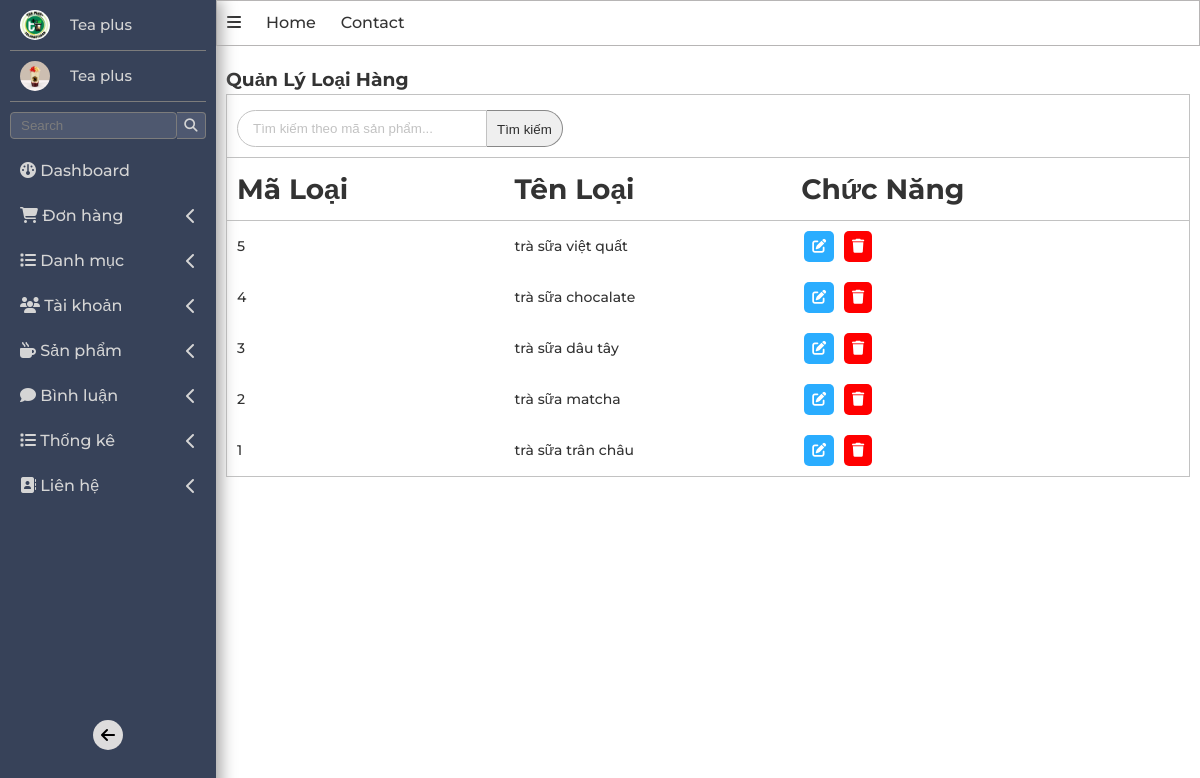
Screenshot of /admin/index.php?act=listdm with the database file from the repository.
### tables this page shows
CREATE TABLE `danhmuc` (
  `id` int(11) NOT NULL,
  `name` text NOT NULL
);

### model/pdo.php (called while the page is built, shortened)
<?php
function pdo_get_connection(){
    $dburl = "mysql:host=localhost;dbname=teaplussss;charset=utf8";
    $username = 'root';
    $password = '';
    $conn = new PDO($dburl, $username, $password);
    $conn->setAttribute(PDO::ATTR_ERRMODE, PDO::ERRMODE_EXCEPTION);
    return $conn;
}
function pdo_query($sql){
    $sql_args = array_slice(func_get_args(), 1);
    try{
        $conn = pdo_get_connection();
        $stmt = $conn->prepare($sql);
        $stmt->execute($sql_args);
        $rows = $stmt->fetchAll();
        return $rows;
    }
    catch(PDOException $e){
        throw $e;
    }
    finally{
        unset($conn);
    }
}

### model/danhmuc.php (called while the page is built, shortened)
<?php
    function loadall_danhmuc(){
        $sql="SELECT * FROM danhmuc order by id desc";
        $listdanhmuc=pdo_query($sql);
        return  $listdanhmuc;
    }
?>

### admin/danhmuc/list.php (the view)
<main class="w-100 d-f f-d">
          <h3>Quản Lý Loại Hàng</h3>
          <div class="search_list-product-admin w-100">
          <form action="" class="d-f form-search">
              <input
                type="text"
                placeholder="Tìm kiếm theo mã sản phẩm..."
                class="input-search"
              />
              <input
                type="submit"
                class="submit-search-form"
                value="Tìm kiếm"
              />
            </form>
            <form action="" class="d-f ">
                <table class="w-100 table">
                    <thead>
                       <th> <h1> Mã Loại </h1></th>
                        <th> <h1>Tên Loại </h1></th>
                        <th> <h1> Chức Năng</h1></th>
                    </thead>
                    <?php
                    foreach ($listdanhmuc as $danhmuc) {
                        extract($danhmuc);
                        $suadm="index.php?act=suadm&id=".$id;
                        $xoadm="index.php?act=xoadm&id=".$id;
                        echo '<tr>
                                <td>' . $id . '</td>
                                <td>' . $name . '</td>
                                <td>
                                <a class="url-edit" href="'. $suadm.'"><i class="fa-solid fa-pen-to-square"></i></a>
                                <a class="url-delete" href="'. $xoadm.'"><i class="fa-solid fa-trash"></i></a></td>
                            </tr>';
                    }
                    ?>
                  </table>
            </form>
          </div>
        </main>

### css/global.css (style rules this page uses)
* { padding: 0; margin: 0; box-sizing: border-box; }
:root { --primary-color: rgb(28, 205, 28); --white: rgb(255, 255, 255); --black: black; --font-family: "Montserrat", sans-serif; --text-color: #333; --bg-header-contact: rgb(237, 237, 237); --font-weight: 500; --font-size: 1.6em; --padding-website : 5%; --admin-sideBar-border : #7c7c7c; --border-cart :rgb(193, 193, 193); }
html { font-size: 62.5%; }
body { font-size: var(--font-size); font-family: var(--font-family); line-height: 1.5; font-weight: var(--font-weight); text-rendering: optimizeSpeed; color: var(--text-color); }
a[href] { text-decoration: none; color: var(--text-color); }
.d-f { display: flex; }
.f-d { flex-direction: column; }
.w-100 { width: 100%; }

### css/admin/admin.css (style rules this page uses)
:root { --color-text--sidebar :rgb(213, 213, 213); --border-color-form-table: #c2c2c2; }
main { padding: 20px 10px ; }
.search_list-product-admin { border: 1px solid var(--border-color-form-table); }
.form-search { padding: 10px; margin-top: 5px; }
.form-search input::placeholder { color: var(--border-color-form-table); }
.input-search { padding: 10px 15px; background-color: var(--white); caret-color: var(--black); width: 250px; border: 1px solid var(--border-color-form-table); border-top-left-radius: 20px; border-bottom-left-radius: 20px; outline: none; }
.submit-search-form { border-top-right-radius: 20px; border-bottom-right-radius: 20px; padding: 0px 10px; border: 1px solid #888; border-left: none; color: rgb(46, 46, 46); padding-top: 2px; }
.table { border-top: 1px solid var(--border-color-form-table); font-size: 1.4rem; padding: 10px 5px; box-sizing: border-box; border-collapse:collapse ; }
.table>thead>tr>th { padding: 10px 0px; }
.table>thead>tr>th:first-child { padding-left: 10px; }
.table>tbody>tr>td { padding: 10px 0px; }
.table>tbody>tr>td:first-child { padding-left: 10px; }
.table>thead>tr>th { text-align: left; }
.url-edit,.url-delete { padding: 5px 8px; display: inline-block; text-align: center; border-radius: 5px; margin: 0px 3px; }
.url-edit i,.url-delete i { color: var(--white); }
.url-edit { background-color: rgb(42, 173, 255); }
.url-delete { background-color: red; }

### rows the page displays
danhmuc: id "5", name "trà sữa việt quất"
danhmuc: id "4", name "trà sữa chocalate"
danhmuc: id "3", name "trà sữa dâu tây"
danhmuc: id "2", name "trà sữa matcha"
danhmuc: id "1", name "trà sữa trân châu"
